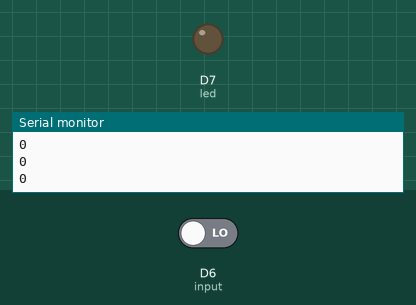
This sketch was run on a simulated Particle Photon. On the bench: output pins drawn as LEDs (lit = HIGH), the last lines printed to the serial monitor. Inputs (shaded band) come from the test bench; at power-on: D6 (input) LOW.

Above: at 1.4 s.
1.5 s: D6 (input) driven HIGH
At 2.5 s:
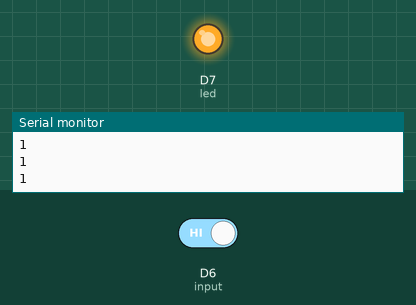
3.0 s: D6 (input) driven LOW
At 3.7 s:
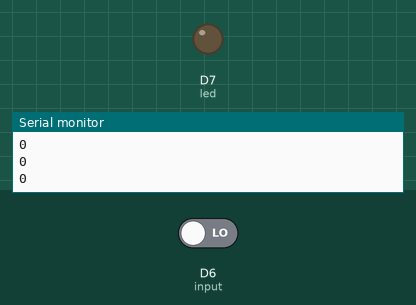
Timing chart, 0 to 6.0 s (numbered marks = the images above; inputs shaded):
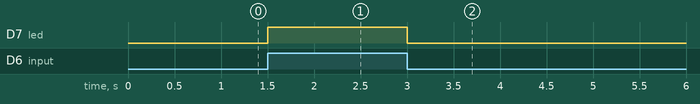

The sketch:

toiletchecker.ino
```cpp
// We name pin D0 as led
int led = D7;
int input = D6;
int status;

char *message = "my name is toilet checker";
// This routine runs only once upon reset
void setup()
{
  Serial.begin(9600);
  // Initialize D0 pin as an output
  pinMode(led, OUTPUT);
  pinMode(input, INPUT);
}

// This routine loops forever
void loop()
{
  status = digitalRead(input);
  digitalWrite(led, status);   // Turn ON the LED

// variable name max length is 12 characters long
  Spark.variable("status", &status, INT);
  Spark.variable("mess", message, STRING);
  Serial.println(status);

  delay(300);

}
```

Measured:
- after the input at 1.5 s, D7 (led): LOW → HIGH at once
- after the input at 3.0 s, D7 (led): HIGH → LOW at once
